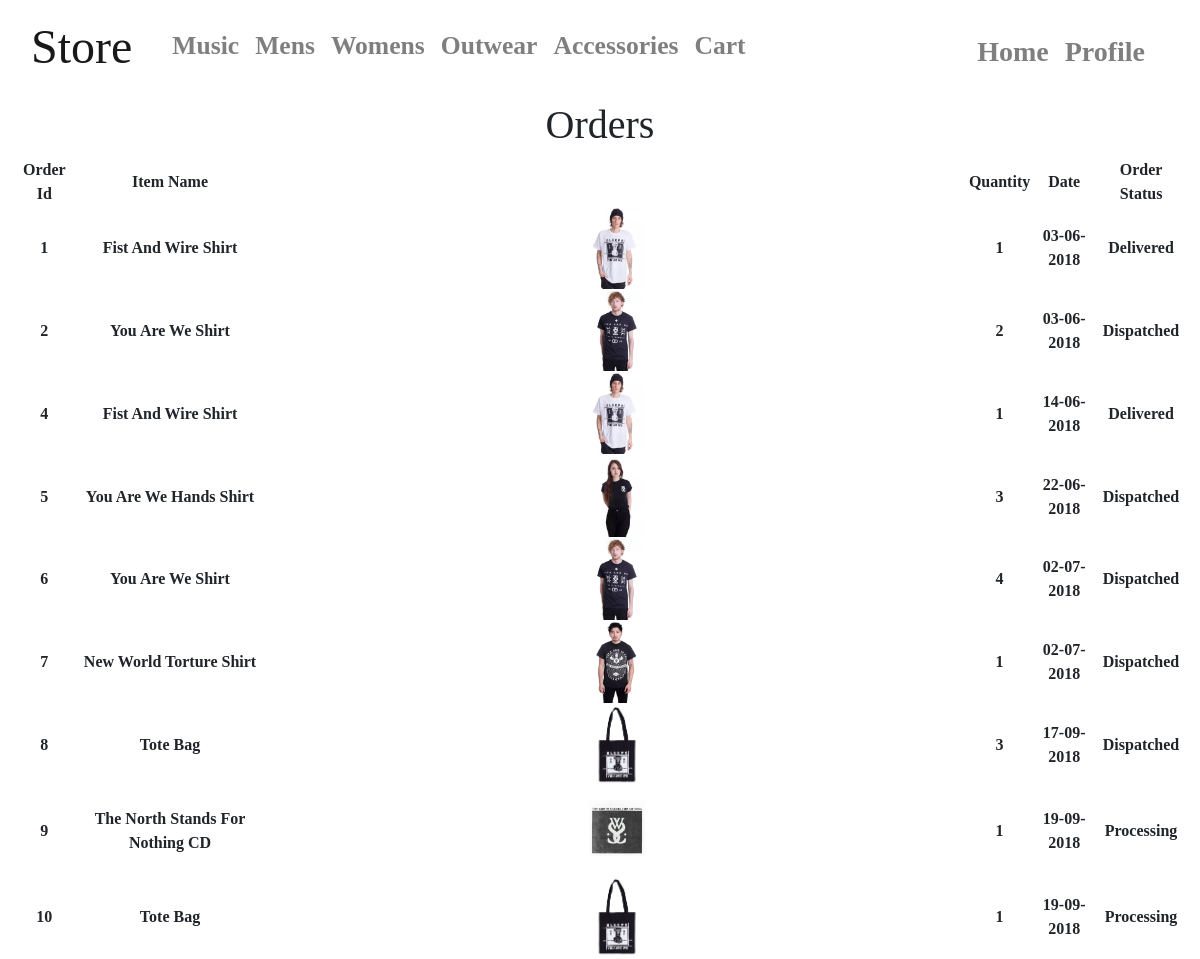
Before: /store/orders (signed in) with the older database file.
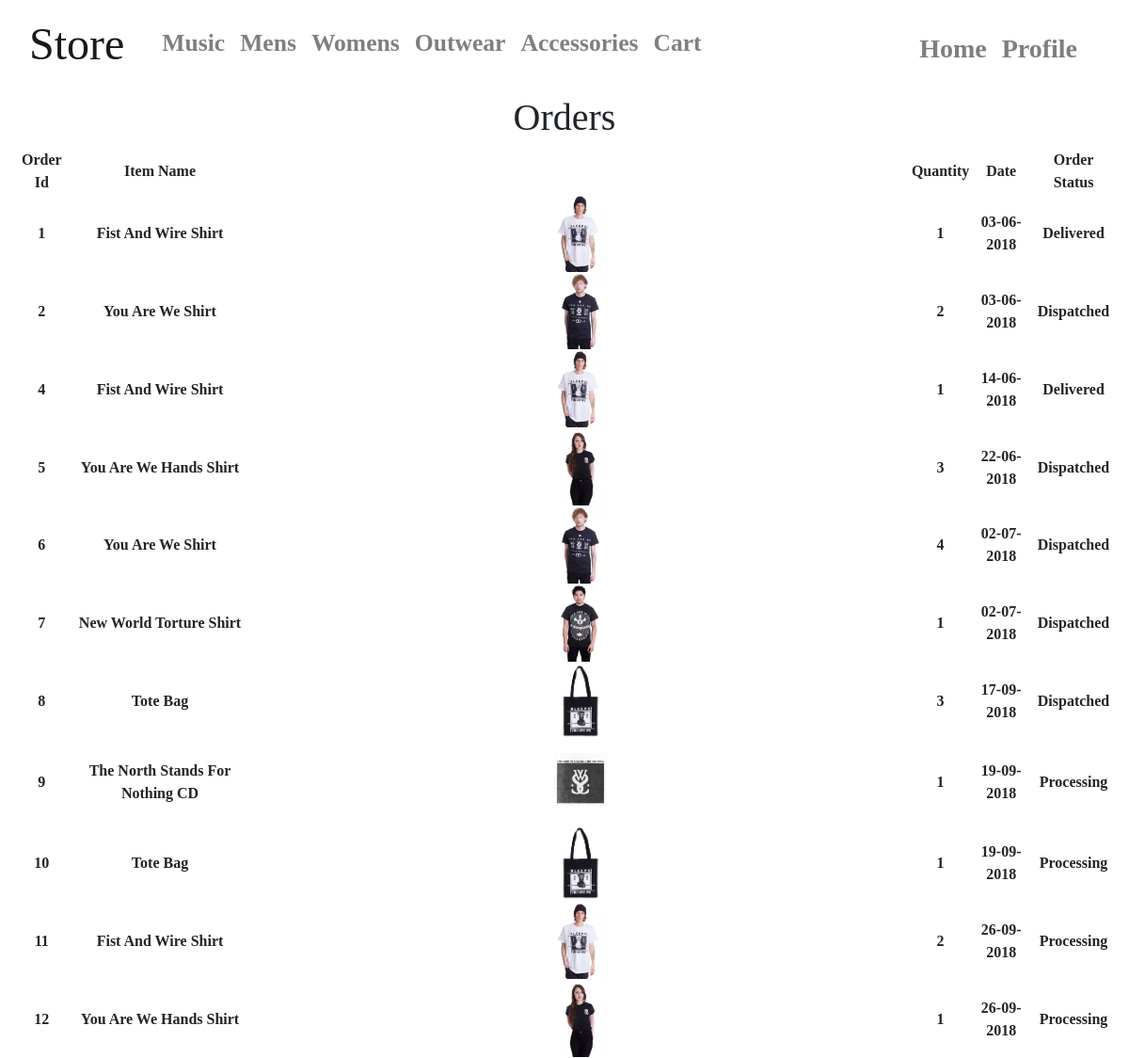
After: the same page with the newer database file.
### app/models.py (models this page shows, shortened)
class User(UserMixin, db.Model):
    id = db.Column(db.Integer, primary_key=True)
    username = db.Column(db.String(64), index=True, unique=True)
    email = db.Column(db.String(120), index=True, unique=True)
    password_hash = db.Column(db.String(128))
    name = db.Column(db.String(40), index=True)
    address1 = db.Column(db.String(40), index=True)
    address2 = db.Column(db.String(40), index=True)
    towncity = db.Column(db.String(40), index=True)
    postcode = db.Column(db.String(40), index=True)
    accesslevel = db.Column(db.Integer, index=True)
    card = db.Column(db.String)

class orders(db.Model):
    order_id = db.Column(db.Integer, primary_key=True)
    userid = db.Column(db.Integer)
    item_id = db.Column(db.Integer)
    item_quant = db.Column(db.Integer)
    order_status = db.Column(db.String(40))
    date = db.Column(db.String)
    price = db.Column(db.Integer)
    card = db.Column(db.String)

class Store(db.Model):
    id = db.Column(db.Integer, primary_key=True)
    name = db.Column(db.String(40))
    image = db.Column(db.String(40))
    cat = db.Column(db.String(40))
    price = db.Column(db.Float)
    sale = db.Column(db.Integer)
    back_image = db.Column(db.String)
    cost = db.Column(db.Float)

### app/routes.py (the view)
@app.route("/store/orders")
@login_required
def the_orders():
    return render_template("user/orders.html", title="Store-", store=Store.query.all(), orders=orders.query.all(), user=User.query.all())

### app/models.py (called while the page is built)
@login.user_loader
def load_user(the_id):
    return User.query.get(int(the_id))

### app/templates/user/orders.html (shortened to what this page needs)
{% extends "store/layout_store.html" %}
{% block body %}
<div class="text-center" style="font-family: Rockwell">
<h1>Orders</h1>
{% for user in user %}
    {% if user.id == current_user.id %}
        <table id="tblProduct", width="100%">
        <tr>
            <th>Order Id</th>
            <th>Item Name</th>
            <th> </th>
            <th>Quantity</th>
            <th>Date</th>
            <th>Order Status</th>
        </tr>
        {% for j in orders %}
            {% if j.userid == current_user.id %}
                {% for k in store %}
                    {% if k.id == j.item_id %}
                        <tr>
                            <th>{{ j.order_id }}</th>
                            <th>{{ k.name }}</th>
                            <th> <img src="{{ url_for("static", filename=k.image) }}" style="width: 8%"> </th>
                            <th>{{ j.item_quant }}</th>
                            <th>{{ j.date }}</th>
                            <th>{{ j.order_status }}</th>
                        </tr>
                        {% endif %}
                    {% endfor %}
                {% endif %}
        {% endfor %}
    {% endif %}
{% endfor %}
    </table>
</div>
{% endblock %}

### app/templates/store/layout_store.html (shortened to what this page needs)
<!DOCTYPE html>
<html lang="en">
<head>
    <link rel="stylesheet" href="{{ url_for("static", filename="style.css") }}" type="text/css">
</head>
<body>
<div class="container">
    {% include"store/_navbar_store.html" %}
    {% block body %}{% endblock %}
</div>
</body>
</html>

### app/templates/store/_navbar_store.html (shortened to what this page needs)
<nav class="navbar navbar-expand-md navbar-light bg-transparent mb-4">
    <a class="navbar-brand" href="/store" style="font-family: 'Century Gothic'"><h1 style="font-size: 240%">Store</h1></a>
      <div class="collapse navbar-collapse" id="navbarCollapse">
        <ul class="navbar-nav mr-auto">
            <li class="nav-item">
                <a class="nav-link">    </a>
            </li>
            <li class="nav-item">
                <a id="store_music" class="nav-link" href="/store/music"><h1 style="font-size:160%;font-family: 'Century Gothic'"><b>Music</b></h1></a>
          </li>
          <li class="nav-item">
            <a id="store_mens" class="nav-link" href="/store/mens"><h1 style="font-size:160%;font-family: 'Century Gothic'"><b>Mens</b></h1></a>
          </li>
            <li class="nav-item">
                <a id="store_womens" class ="nav-link" href="/store/womens"><h1 style="font-size:160%;font-family: 'Century Gothic'"><b>Womens</b></h1></a>
            </li>
          <li class="nav-item">
              <a id="store_outwear" class="nav-link" href="/store/outwear"><h1 style="font-size:160%;font-family: 'Century Gothic'"><b>Outwear</b></h1></a>
          </li>
          <li class="nav-item">
              <a id="store_accessories" class ="nav-link" href="/store/accessories"><h1 style="font-size:160%;font-family: 'Century Gothic'"><b>Accessories</b></h1></a>
          </li>
            <li class="nav-item">
                <a id="store_cart" class="nav-link" href="/store/cart"><h1 style="font-size: 160%;font-family: 'Century Gothic'"><b>Cart</b></h1></a>
            </li>
        </ul>
          <ul class="navbar navbar-nav navbar-right">
            <li class="nav-item">
                <a class ="nav-link" href="/"><h1 style="font-size:175%;font-family: 'Century Gothic';margin-top: 0.4em"><b>Home</b></h1></a>
            </li>
              {% if current_user.is_anonymous %}
                <li class="nav-item">
                    <a class="nav-link" href="{{ url_for('login') }}"><h1 style="font-size:175%;text-align: right;margin-top: 0.4em; font-family: 'Century Gothic'"><b>Login/SignUp</b></h1></a>
                </li>
            {% else %}
                <li class="nav-item">
                    <a class="nav-link" href="{{ url_for('profile', username=current_user.username) }}"><h1 style="font-size:175%;text-align: right;margin-top: 0.4em;font-family: 'Century Gothic'"><b>Profile</b></h1></a>
                </li>
              {% endif %}
          </ul>
      </div>
    </nav>

Changed rows visible on the page:
added orders: order_id "11", item_quant "2", date "26-09-2018", order_status "Processing", Store (name "Fist And Wire Shirt", image (picture))
added orders: order_id "12", item_quant "1", date "26-09-2018", order_status "Processing", Store (name "You Are We Hands Shirt", image (picture))
